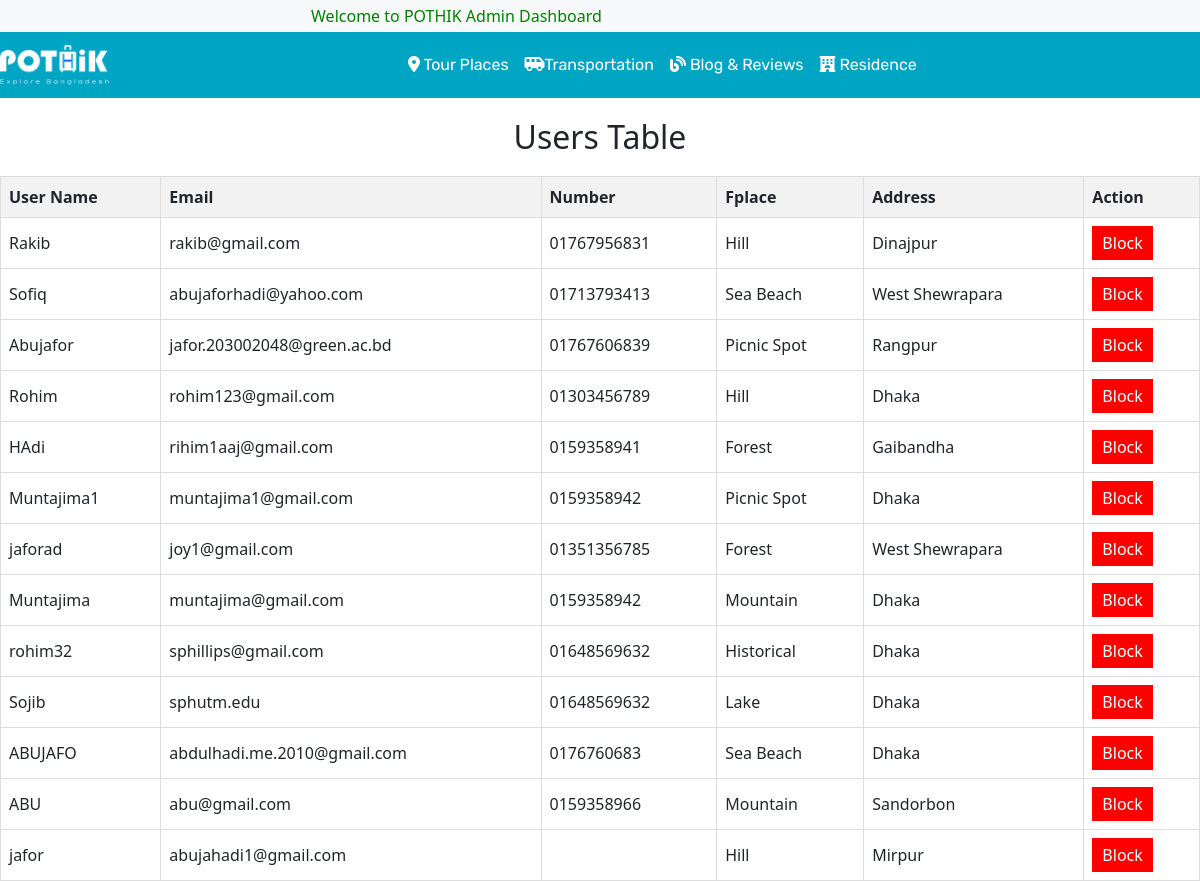
/userAdmin.php, run on an earlier commit of the app's database.
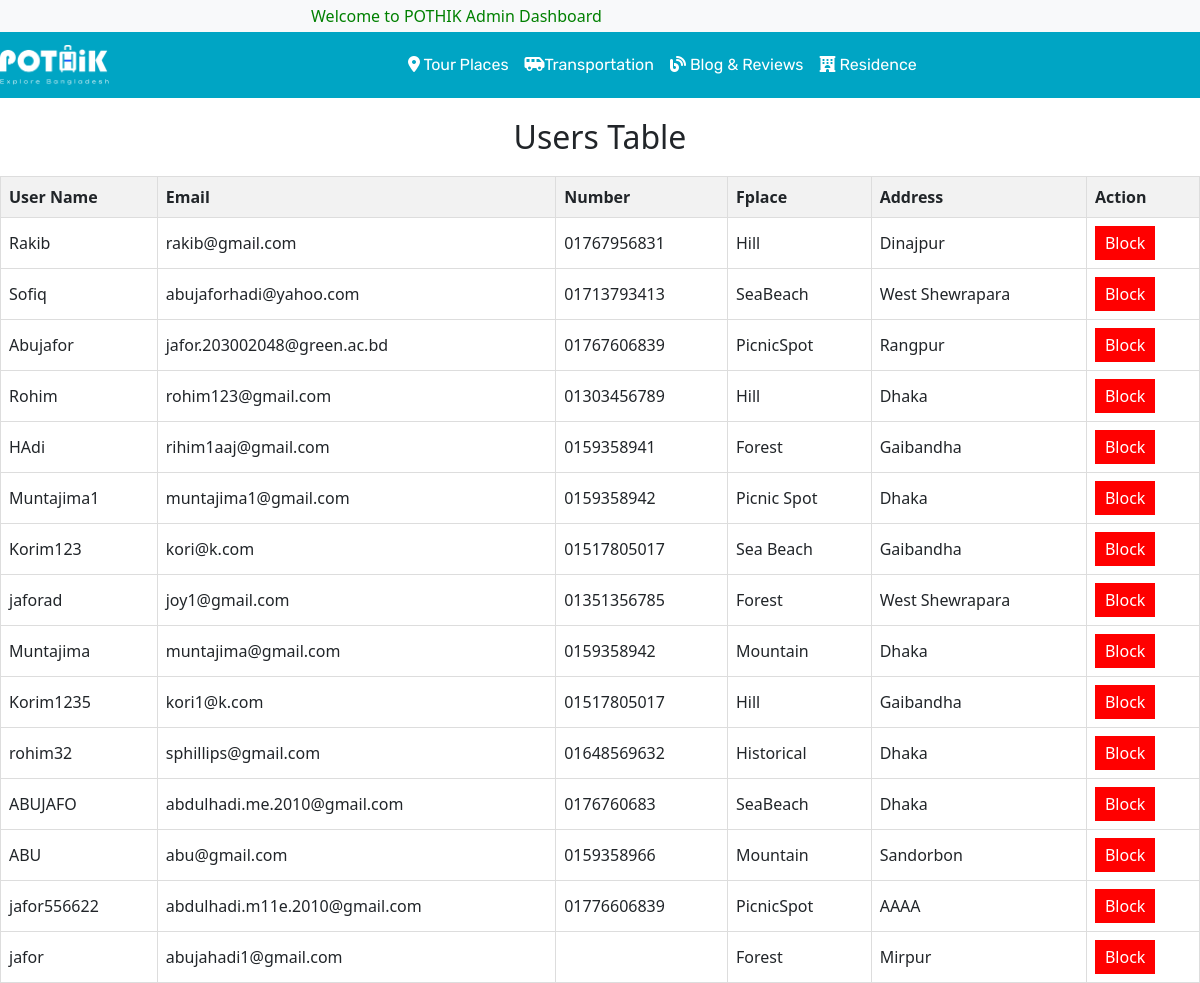
And on a later commit of the database.
### tables this page shows
CREATE TABLE `users` (
  `user_id` int(11) NOT NULL,
  `user_name` varchar(50) NOT NULL,
  `email` varchar(50) NOT NULL,
  `password` varchar(50) DEFAULT NULL,
  `number` text NOT NULL,
  `Fplace` varchar(20) NOT NULL,
  `address` varchar(50) NOT NULL,
  `verification_code` varchar(255) NOT NULL,
  `is_verify` int(10) NOT NULL DEFAULT 0
);

### userAdmin.php (the view, shortened to what this page needs)
<?php
include ("_admin.php");
$conn = new mysqli('localhost', 'root', '', 'travel');
$sql = "SELECT `user_name`, `email`, `number`, `Fplace`, `address` FROM `users`;";
$result = $conn->query($sql);
?>
<!DOCTYPE html>
<html lang="en">
<head>
</head>
<body>
<h2>Users Table</h2>
<table id="userTable">
    <tr>
        <th>User Name</th>
        <th>Email</th>
        <th>Number</th>
        <th>Fplace</th>
        <th>Address</th>
        <th>Action</th>
    </tr>
    <?php
    if ($result->num_rows > 0) {
        while ($row = $result->fetch_assoc()) {
            echo "<tr>";
            echo "<td>" . $row["user_name"] . "</td>";
            echo "<td>" . $row["email"] . "</td>";
            echo "<td>" . $row["number"] . "</td>";
            echo "<td>" . $row["Fplace"] . "</td>";
            echo "<td>" . $row["address"] . "</td>";
            echo "<td><button onclick='deleteUser(this, \"" . $row["user_name"] . "\")'>Block</button></td>";
            echo "</tr>";
        }
    } else {
        echo "<tr><td colspan='6'>No records found</td></tr>";
    }
    ?>
</table>
</body>
</html>

### _admin.php (shortened to what this page needs)
<!DOCTYPE html>
<html>
<head>
</head>
<body>
<link rel="stylesheet" href="https://stackpath.bootstrapcdn.com/bootstrap/4.4.1/css/bootstrap.min.css">
<link rel="stylesheet" href="https://cdnjs.cloudflare.com/ajax/libs/OwlCarousel2/2.3.4/assets/owl.carousel.min.css" />
<link rel="stylesheet" href="https://cdnjs.cloudflare.com/ajax/libs/OwlCarousel2/2.3.4/assets/owl.theme.default.min.css" />
<link rel="stylesheet" href="https://cdnjs.cloudflare.com/ajax/libs/font-awesome/5.13.0/css/all.min.css" />
<link rel="stylesheet" href="https://cdnjs.cloudflare.com/ajax/libs/font-awesome/6.2.1/css/all.min.css">
<link href="https://cdn.jsdelivr.net/npm/bootstrap@5.2.3/dist/css/bootstrap.min.css" rel="stylesheet">
<link href="https://cdn.jsdelivr.net/npm/bootstrap@5.2.0-beta1/dist/css/bootstrap.min.css" rel="stylesheet">
<link rel="stylesheet" href="style.css">
<link rel="stylesheet" href="style1.css">
	<header id="header">
        <div class="strip d-flex justify-content-between px-4 py-1 bg-light">
            <p class="font-rale font-size-12 text-black-50 m-0">
                <marquee behavior="" direction="" style="color: Green;">Welcome to POTHIK Admin Dashboard</marquee>
            </p>
        </div>
        <nav class="navbar navbar-expand-lg navbar-dark color-second-bg">
        <a class="navbar-brand" href="adminhome.php"><img src="assets/icons/pothik 2.png" alt="" width="" height="40px" srcset=""></a>
            <div class="collapse navbar-collapse" id="navbarNav">
                <ul class="navbar-nav m-auto font-rubik">
                    <li class="nav-item active">
                        <a class="nav-link" href="adminPlace.php"><i class="fa-solid fa-location-dot"></i> Tour Places</a></a>
                    </li>
                    <li class="nav-item active">
                        <a class="nav-link" href="adminBus.php"><i class="fa-solid fa-van-shuttle"></i>Transportation</a>
                    </li>
                    <li class="nav-item active">
                        <a class="nav-link" href="adminBlog.php"><i class="fa-solid fa-blog"></i> Blog & Reviews</a>
                    </li>
                    <li class="nav-item active">
                        <a class="nav-link" href="adminhotel.php"><i class="fa-solid fa-hotel"></i> Residence</a>
                    </li>
                </ul>
            </div>
        </nav>
    </header>

### style.css (style rules this page uses)
button, button:focus { outline: none !important; box-shadow: none !important; }
.font-rale { font-family: "Raleway", cursive; }
.font-rubik { font-family: "Rubik", cursive; }
.font-size-12 { font-size: 12px; }
.color-second-bg { background: #00A5C4; }

### userAdmin.php (style rules this page uses)
h2 { text-align: center; margin: 20px; }
table { width: 100%; border-collapse: collapse; }
th, td { border: 1px solid #ddd; padding: 8px; }
th { background-color: #f2f2f2; text-align: left; }
button { padding: 5px 10px; color: white; background-color: red; border: none; cursor: pointer; }

What changed in the data, as far as the page shows it:
removed users: user_name "Sojib", email "sphutm.edu", number "01648569632", Fplace "Lake", address "Dhaka"
changed users "Sofiq": Fplace "Sea Beach" → "SeaBeach"
changed users "Abujafor": Fplace "Picnic Spot" → "PicnicSpot"
added users: user_name "Korim123", email "kori@k.com", number "01517805017", Fplace "Sea Beach", address "Gaibandha"
added users: user_name "Korim1235", email "kori1@k.com", number "01517805017", Fplace "Hill", address "Gaibandha"
changed users "ABUJAFO": Fplace "Sea Beach" → "SeaBeach"
added users: user_name "jafor556622", email "abdulhadi.m11e.2010@gmail.com", number "01776606839", Fplace "PicnicSpot", address "AAAA"
changed users "jafor": Fplace "Hill" → "Forest"
